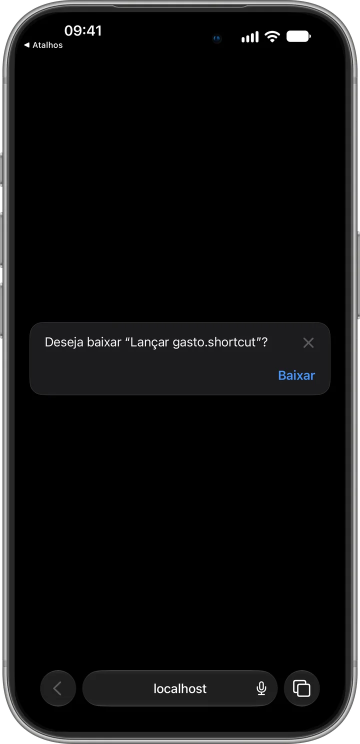
#> input picture src/components/account/assets/atalho-1-baixar.webp, 720 x 1488 px (shown at 1/2 size)
$ python cenas.py ../../src/components/account/assets/atalho-1-baixar.webp out.png out.png ../../src/components/account/assets/atalho-10-descrever.webp
#> lines starting #> are read from the running program, lines starting #| are printed output that depends on the picture; after the words box and inside, x2 and y2 are one past the last pixel; in counts of white or black regions, pixels touching at a corner belong together
#!/usr/bin/env python3
"""
Monta as duas telas do guia que o simulador não mostra: a Siri perguntando o
gasto (passo 6) e a notificação do Finance depois do Apple Pay (passo 7).

A base é a tela de início real do iOS 27, capturada no simulador às 09:41; por
cima entram a borda acesa da Siri, a pergunta e a resposta, ou a notificação
com o ícone do Finance recortado da própria captura. Nenhum logo da Apple: a
Siri aparece pela borda, não pelo símbolo (marca registrada).

    python3 scripts/atalho/cenas.py <inicio.png> <saida-siri.png> <saida-notificacao.png> <mask-screen.png>

As saídas são telas cruas (1320×2868); `moldura.py` as põe no iPhone 17 Pro prata.
Precisa do Pillow.
"""

import sys

from PIL import Image, ImageDraw, ImageFilter, ImageFont

FONTE = "/System/Library/Fonts/SFNS.ttf"
# O ícone do Finance na captura de 1320×2868 (quarta coluna, segunda linha).
ICONE = (1010, 608, 1212, 810)


def fonte(tamanho: int, peso: int = 400) -> ImageFont.FreeTypeFont:
    f = ImageFont.truetype(FONTE, tamanho)
    # Eixos do SF: largura, tamanho óptico, GRAD e peso; o tamanho óptico segue o corpo em pt (a tela é @3x).
    f.set_variation_by_axes([100, max(17, min(96, tamanho / 3)), 400, peso])
    return f


def placa(base: Image.Image, caixa: tuple[int, int, int, int], raio: int, alfa: int = 200) -> None:
    """Uma placa de vidro: o fundo borrado embaixo, escurecido."""
    x0, y0, x1, y1 = caixa
    recorte = base.crop(caixa).filter(ImageFilter.GaussianBlur(40))
    escuro = Image.new("RGBA", recorte.size, (28, 28, 30, alfa))
    recorte = Image.alpha_composite(recorte.convert("RGBA"), escuro)
    mascara = Image.new("L", recorte.size, 0)
    ImageDraw.Draw(mascara).rounded_rectangle((0, 0, x1 - x0, y1 - y0), radius=raio, fill=255)
    base.paste(recorte, (x0, y0), mascara)


MASCARA_DA_TELA = None  # o caminho da máscara da tela do PSD (`mask-screen.png`), passado por argumento


def borda_da_siri(w: int, h: int) -> Image.Image:
    import math

    from PIL import ImageChops

    mascara = Image.open(MASCARA_DA_TELA).getchannel("A").resize((w, h), Image.LANCZOS)
    # O miolo é a máscara encolhida: borrar e cortar alto encolhe mantendo a curva dos cantos.
    miolo = mascara.filter(ImageFilter.GaussianBlur(16)).point(lambda a: 255 if a > 250 else 0)
    anel = ImageChops.subtract(mascara, miolo).filter(ImageFilter.GaussianBlur(22))
    anel = ImageChops.multiply(anel, mascara)  # nada vaza para fora da tela
    # As cores pelo ângulo em volta do centro, numa imagem pequena (o anel é borrado mesmo).
    cores = [(255, 149, 0), (255, 45, 146), (175, 82, 222), (10, 132, 255), (90, 200, 250), (255, 149, 0)]
    pw, ph = w // 8, h // 8
    campo = Image.new("RGB", (pw, ph))
    px = []
    for y in range(ph):
        for x in range(pw):
            t = (math.atan2(y - ph / 2, x - pw / 2) / (2 * math.pi) + 0.5) % 1
            a = t * (len(cores) - 1)
            c0, c1 = cores[int(a)], cores[min(int(a) + 1, len(cores) - 1)]
            f = a - int(a)
            px.append(tuple(round(c0[k] + (c1[k] - c0[k]) * f) for k in range(3)))
    campo.putdata(px)
    campo = campo.resize((w, h), Image.BILINEAR).convert("RGBA")
    campo.putalpha(anel.point(lambda a: int(a * 0.95)))
    return campo


def siri(inicio: Image.Image) -> Image.Image:
    w, h = inicio.size
    tela = inicio.convert("RGBA").filter(ImageFilter.GaussianBlur(18))
    tela = Image.alpha_composite(tela, Image.new("RGBA", tela.size, (0, 0, 0, 90)))
    # A borda acesa da Siri: um anel por dentro da tela, na curva dos cantos do aparelho (a
    # máscara da tela do PSD), com as cores correndo em volta. Desenhada reta, ela era cortada
    # nos cantos pela moldura.
    tela = Image.alpha_composite(tela, borda_da_siri(w, h))

    d = ImageDraw.Draw(tela)
    # A pergunta do atalho, no topo, como a Siri responde.
    placa(tela, (90, 330, w - 90, 620), raio=64, alfa=170)
    d = ImageDraw.Draw(tela)
    d.text((150, 380), "Lançar gasto", font=fonte(44, 600), fill=(235, 235, 245, 160))
    d.text((150, 450), "Qual foi o gasto?", font=fonte(78, 600), fill=(255, 255, 255, 255))
    # O que a pessoa disse, embaixo, como a transcrição da Siri.
    texto = "“42 mercado nubank”"
    f = fonte(84, 500)
    largura = d.textlength(texto, font=f)
    d.text(((w - largura) / 2, h - 560), texto, font=f, fill=(255, 255, 255, 255))
    return tela.convert("RGB")


def notificacao(inicio: Image.Image) -> Image.Image:
    w, _ = inicio.size
    tela = inicio.convert("RGBA")
    caixa = (54, 190, w - 54, 470)
    placa(tela, caixa, raio=72, alfa=185)
    icone = inicio.crop(ICONE).resize((132, 132), Image.LANCZOS)
    mascara = Image.new("L", icone.size, 0)
    ImageDraw.Draw(mascara).rounded_rectangle((0, 0, 131, 131), radius=30, fill=255)
    tela.paste(icone, (102, 264), mascara)
    d = ImageDraw.Draw(tela)
    d.text((270, 262), "Finance", font=fonte(52, 600), fill=(255, 255, 255, 255))
    agora = "agora"
    fa = fonte(44)
    d.text((w - 110 - d.textlength(agora, font=fa), 268), agora, font=fa, fill=(235, 235, 245, 150))
    d.text((270, 334), "Gasto lançado: R$ 42,90", font=fonte(50, 500), fill=(255, 255, 255, 255))
    d.text((270, 396), "Mercado · Nubank", font=fonte(48), fill=(235, 235, 245, 200))
    return tela.convert("RGB")


def main() -> None:
    global MASCARA_DA_TELA
    MASCARA_DA_TELA = sys.argv[4]
    inicio = Image.open(sys.argv[1])
#> inicio is the input picture: PIL image 720x1488 RGBA; mean R, G, B, A 15.2, 15.2, 15.4, 248.7
    siri(inicio).save(sys.argv[2])
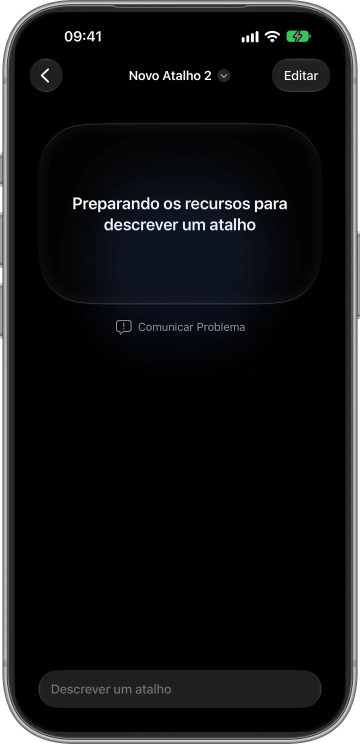
#> input picture src/components/account/assets/atalho-10-descrever.webp, 720 x 1488 px (shown at 1/2 size)
#> in borda_da_siri, `miolo = mascara.filter(ImageFilter.GaussianBlur(16)).point(lambda a: 2..`:
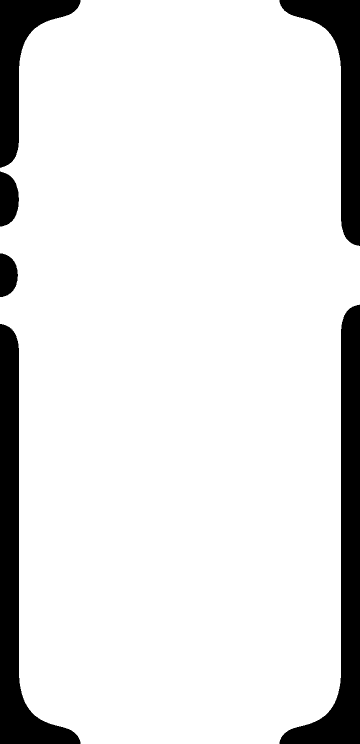
#> miolo: PIL image 720x1488 L (shown at 1/2 size); 88.4% white; 6 black regions, box (x1, y1, x2, y2) and area: (559, 609, 720, 1488) 38790, (0, 648, 161, 1488) 37325, (559, 0, 720, 492) 24095, (0, 0, 161, 336) 18115, (0, 343, 38, 453) 3289, (0, 507, 36, 594) 2466
#> in borda_da_siri, `anel = ImageChops.multiply(anel, mascara)`:
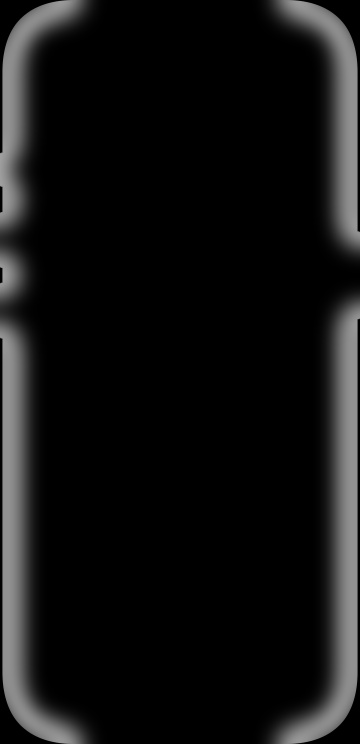
#> anel: PIL image 720x1488 L (shown at 1/2 size); min 0, max 160, mean 18.4
#> in borda_da_siri, `campo = Image.new("RGB", (pw, ph))`: campo: PIL image 90x186 RGB; every value is 0
#> in borda_da_siri, `campo.putdata(px)`:
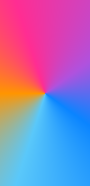
#> campo: PIL image 90x186 RGB; mean R, G, B 155.4, 120, 188.8
#> in borda_da_siri, `campo.putalpha(anel.point(lambda a: int(a * 0.95)))`:
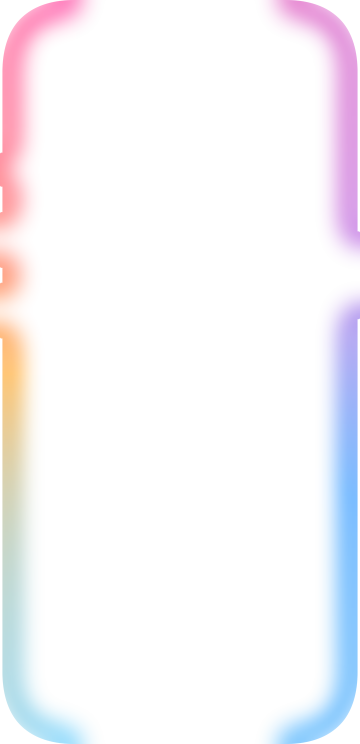
#> campo: PIL image 720x1488 RGBA (shown at 1/2 size); mean R, G, B, A 155.4, 120, 188.8, 17.3; transparent parts drawn white
#> in siri, `tela = Image.alpha_composite(tela, borda_da_siri(w, h))`:
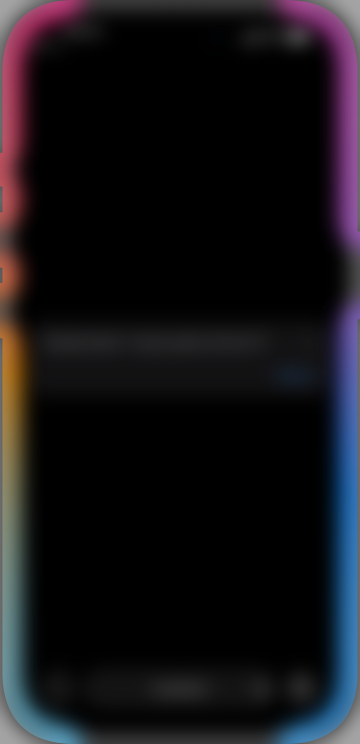
#> tela: PIL image 720x1488 RGBA (shown at 1/2 size); mean R, G, B, A 17.8, 15.9, 20.1, 251; transparent parts drawn white
#> in placa, `mascara = Image.new("L", recorte.size, 0)`: mascara: PIL image 540x290 L; every value is 0
#> in placa, `ImageDraw.Draw(mascara).rounded_rectangle((0, 0, x1 - x0, y1 - y0), ra..`:
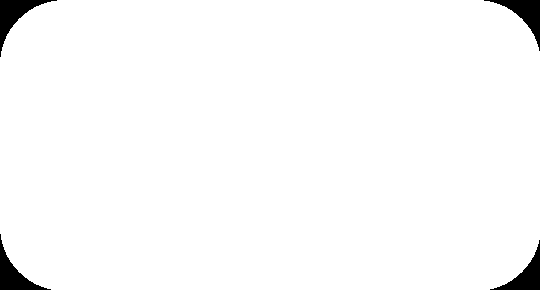
#> mascara: PIL image 540x290 L; 97.8% white; 4 black regions, box (x1, y1, x2, y2) and area: (0, 0, 57, 57) 901, (484, 0, 540, 51) 844, (0, 234, 51, 290) 844, (490, 240, 540, 290) 788
    notificacao(inicio).save(sys.argv[3])


if __name__ == "__main__":
#> (the run stopped early here; a loop or call above may not have finished)
